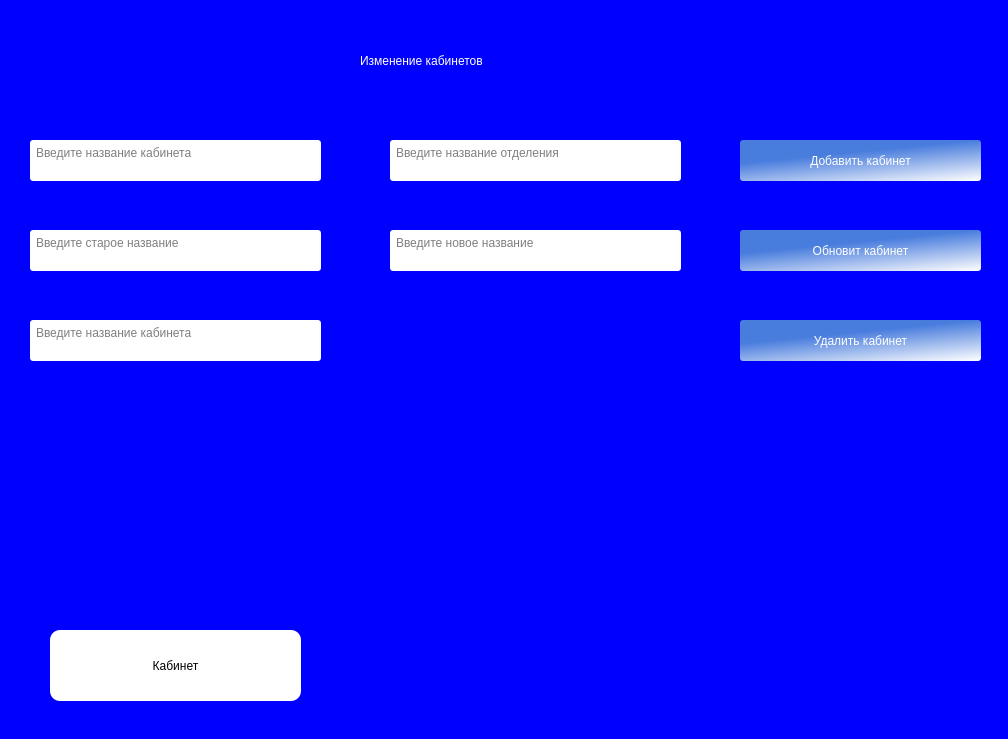
<?xml version="1.0" encoding="UTF-8"?>
<ui version="4.0">
 <class>MainWindow</class>
 <widget class="QMainWindow" name="MainWindow">
  <property name="geometry">
   <rect>
    <x>0</x>
    <y>0</y>
    <width>1008</width>
    <height>739</height>
   </rect>
  </property>
  <property name="windowTitle">
   <string>MainWindow</string>
  </property>
  <property name="styleSheet">
   <string notr="true">background-color: rgb(0, 0, 255);</string>
  </property>
  <widget class="QWidget" name="centralwidget">
   <widget class="QToolButton" name="cabinetButton">
    <property name="geometry">
     <rect>
      <x>50</x>
      <y>630</y>
      <width>251</width>
      <height>71</height>
     </rect>
    </property>
    <property name="styleSheet">
     <string notr="true">background-color: rgb(255, 255, 255);
border-radius:10px;
font: 20pt &quot;MS Shell Dlg 2&quot;;</string>
    </property>
    <property name="text">
     <string>Кабинет</string>
    </property>
   </widget>
   <widget class="QLabel" name="titleCabinet">
    <property name="geometry">
     <rect>
      <x>360</x>
      <y>30</y>
      <width>281</width>
      <height>61</height>
     </rect>
    </property>
    <property name="styleSheet">
     <string notr="true">font: 20pt &quot;MS Shell Dlg 2&quot;;
color: rgb(255, 255, 255);</string>
    </property>
    <property name="text">
     <string>Изменение кабинетов</string>
    </property>
   </widget>
   <widget class="QPushButton" name="addButton">
    <property name="geometry">
     <rect>
      <x>740</x>
      <y>140</y>
      <width>241</width>
      <height>41</height>
     </rect>
    </property>
    <property name="styleSheet">
     <string notr="true">color: rgb(255, 255, 255);
font: 16pt &quot;Segoe UI&quot;;
background-color: qlineargradient(spread:pad, x1:0.534, y1:0.199, x2:1, y2:1, stop:0.0564972 rgba(72, 124, 221, 255), stop:1 rgba(255, 255, 255, 255));
border-radius:3px;</string>
    </property>
    <property name="text">
     <string>Добавить кабинет</string>
    </property>
   </widget>
   <widget class="QTextEdit" name="textEditNameCabinet">
    <property name="geometry">
     <rect>
      <x>30</x>
      <y>140</y>
      <width>291</width>
      <height>41</height>
     </rect>
    </property>
    <property name="styleSheet">
     <string notr="true">background-color: rgb(255, 255, 255);
font: 16pt &quot;Segoe UI&quot;;
border-radius:3px;
padding:2px;
placeholderTetx:&quot;Введите название кабинета&quot;;</string>
    </property>
    <property name="placeholderText">
     <string>Введите название кабинета</string>
    </property>
   </widget>
   <widget class="QTextEdit" name="textEditDepartamentCabinet">
    <property name="geometry">
     <rect>
      <x>390</x>
      <y>140</y>
      <width>291</width>
      <height>41</height>
     </rect>
    </property>
    <property name="styleSheet">
     <string notr="true">background-color: rgb(255, 255, 255);
font: 16pt &quot;Segoe UI&quot;;
border-radius:3px;
padding:2px;
placeholderTetx:&quot;Введите название кабинета&quot;;</string>
    </property>
    <property name="placeholderText">
     <string>Введите название отделения</string>
    </property>
   </widget>
   <widget class="QTextEdit" name="textUpadateNewNameCabinet">
    <property name="geometry">
     <rect>
      <x>390</x>
      <y>230</y>
      <width>291</width>
      <height>41</height>
     </rect>
    </property>
    <property name="styleSheet">
     <string notr="true">background-color: rgb(255, 255, 255);
font: 16pt &quot;Segoe UI&quot;;
border-radius:3px;
padding:2px;
placeholderTetx:&quot;Введите название кабинета&quot;;</string>
    </property>
    <property name="placeholderText">
     <string>Введите новое название</string>
    </property>
   </widget>
   <widget class="QTextEdit" name="textUpadateOldNameCabinet">
    <property name="geometry">
     <rect>
      <x>30</x>
      <y>230</y>
      <width>291</width>
      <height>41</height>
     </rect>
    </property>
    <property name="styleSheet">
     <string notr="true">background-color: rgb(255, 255, 255);
font: 16pt &quot;Segoe UI&quot;;
border-radius:3px;
padding:2px;
placeholderTetx:&quot;Введите название кабинета&quot;;</string>
    </property>
    <property name="placeholderText">
     <string>Введите старое название</string>
    </property>
   </widget>
   <widget class="QPushButton" name="updateButton">
    <property name="geometry">
     <rect>
      <x>740</x>
      <y>230</y>
      <width>241</width>
      <height>41</height>
     </rect>
    </property>
    <property name="styleSheet">
     <string notr="true">color: rgb(255, 255, 255);
font: 16pt &quot;Segoe UI&quot;;
background-color: qlineargradient(spread:pad, x1:0.534, y1:0.199, x2:1, y2:1, stop:0.0564972 rgba(72, 124, 221, 255), stop:1 rgba(255, 255, 255, 255));
border-radius:3px;</string>
    </property>
    <property name="text">
     <string>Обновит кабинет</string>
    </property>
   </widget>
   <widget class="QPushButton" name="deleteButton">
    <property name="geometry">
     <rect>
      <x>740</x>
      <y>320</y>
      <width>241</width>
      <height>41</height>
     </rect>
    </property>
    <property name="styleSheet">
     <string notr="true">color: rgb(255, 255, 255);
font: 16pt &quot;Segoe UI&quot;;
background-color: qlineargradient(spread:pad, x1:0.534, y1:0.199, x2:1, y2:1, stop:0.0564972 rgba(72, 124, 221, 255), stop:1 rgba(255, 255, 255, 255));
border-radius:3px;</string>
    </property>
    <property name="text">
     <string>Удалить кабинет</string>
    </property>
   </widget>
   <widget class="QTextEdit" name="textDeleteNameCabinet">
    <property name="geometry">
     <rect>
      <x>30</x>
      <y>320</y>
      <width>291</width>
      <height>41</height>
     </rect>
    </property>
    <property name="styleSheet">
     <string notr="true">background-color: rgb(255, 255, 255);
font: 16pt &quot;Segoe UI&quot;;
border-radius:3px;
padding:2px;
placeholderTetx:&quot;Введите название кабинета&quot;;</string>
    </property>
    <property name="placeholderText">
     <string>Введите название кабинета</string>
    </property>
   </widget>
  </widget>
 </widget>
 <resources/>
 <connections/>
</ui>
